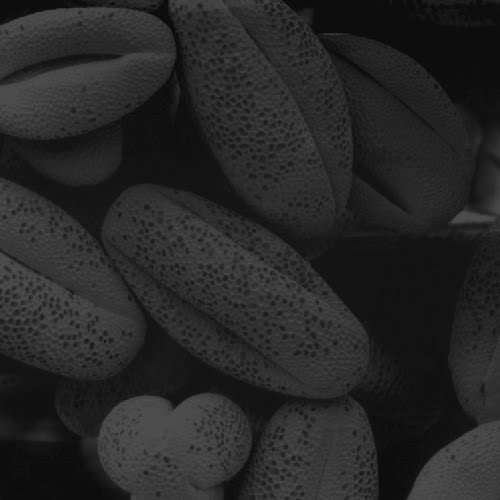
#> input picture images/pollen_dark.jpg, 500 x 500 px
$ python histogram.py
#> lines starting #> are read from the running program, lines starting #| are printed output that depends on the picture
import numpy as np
import cv2 as cv
from matplotlib import pyplot as plt
img1 = cv.imread('images/pollen_dark.jpg',0)
#> img1 is the input picture: shape (500, 500); min 7, max 85, mean 38.8

f = plt.figure()
f.add_subplot(2,2, 1).title.set_text('Dark Image')
plt.imshow(img1)
f.add_subplot(2,2, 2).title.set_text('Histogram')
plt.hist(img1.ravel(),256,[0,256])

plt.show()
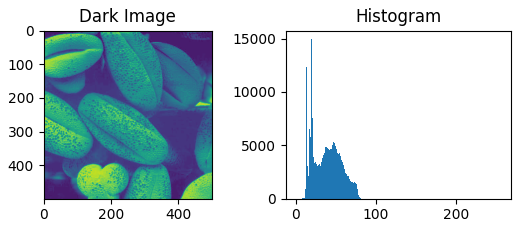
#> figure drawn by matplotlib, 2 panels; panel 2: tallest bar 15004 high, from x = 19 to 20

$ run again, with images/clahe_1.jpg copied over images/pollen_dark.jpg
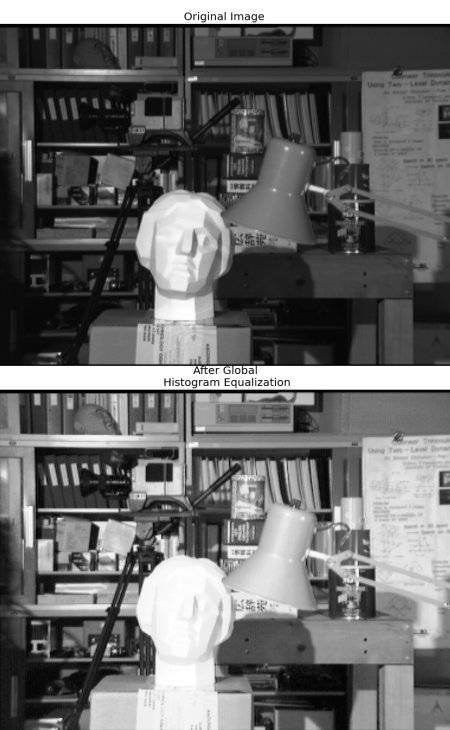
#> input picture images/clahe_1.jpg, 450 x 730 px
#> img1 is the input picture: shape (730, 450); min 0, max 255, mean 107.8
#> `plt.show()`:
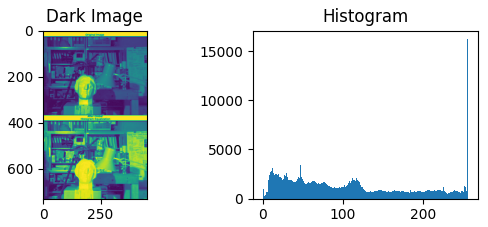
#> figure drawn by matplotlib, 2 panels; panel 2: tallest bar 16291 high, from x = 255 to 256
